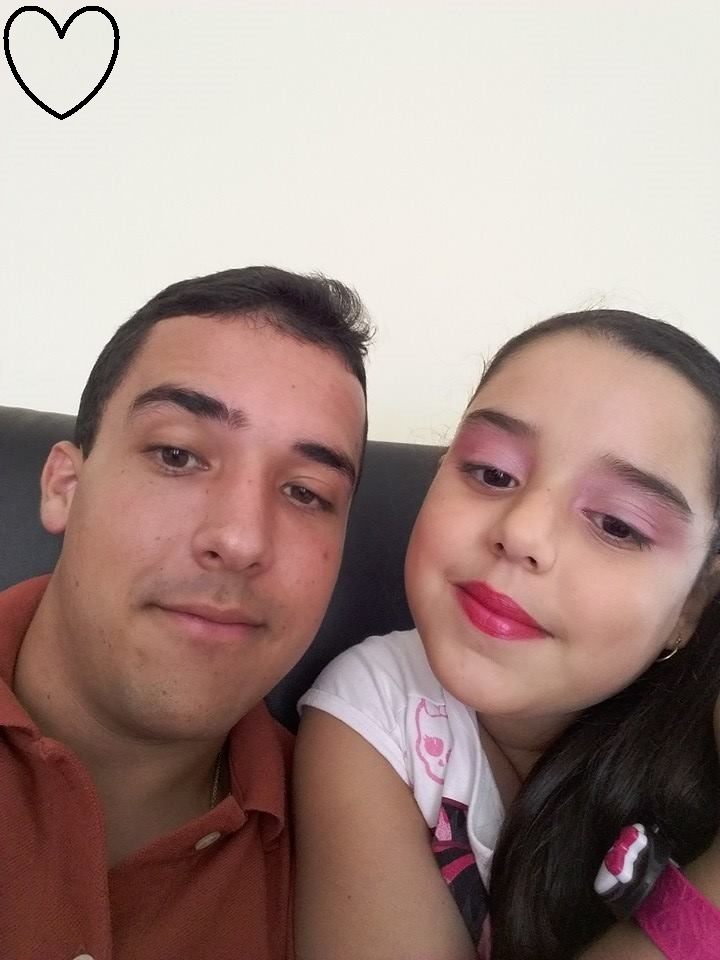
#> input picture Júlio/Inpaint/image.jpg, 720 x 960 px, given in place of the camera
$ python Project_02.py
#> lines starting #> are read from the running program, lines starting #| are printed output that depends on the picture
import cv2
import matplotlib.pyplot as plt # Matplotlib
import numpy as np # Numpy

cap = cv2.VideoCapture(0)

# Check if the webcam is opened correctly
if not cap.isOpened():
    raise IOError("Cannot open webcam")

while True:
    ret, frame = cap.read()
#> frame is the input picture: shape (960, 720, 3); mean B, G, R 134, 139.9, 164.1

    cv2.imshow('Input', frame)
    bordas = cv2.Canny(frame, 50, 200)
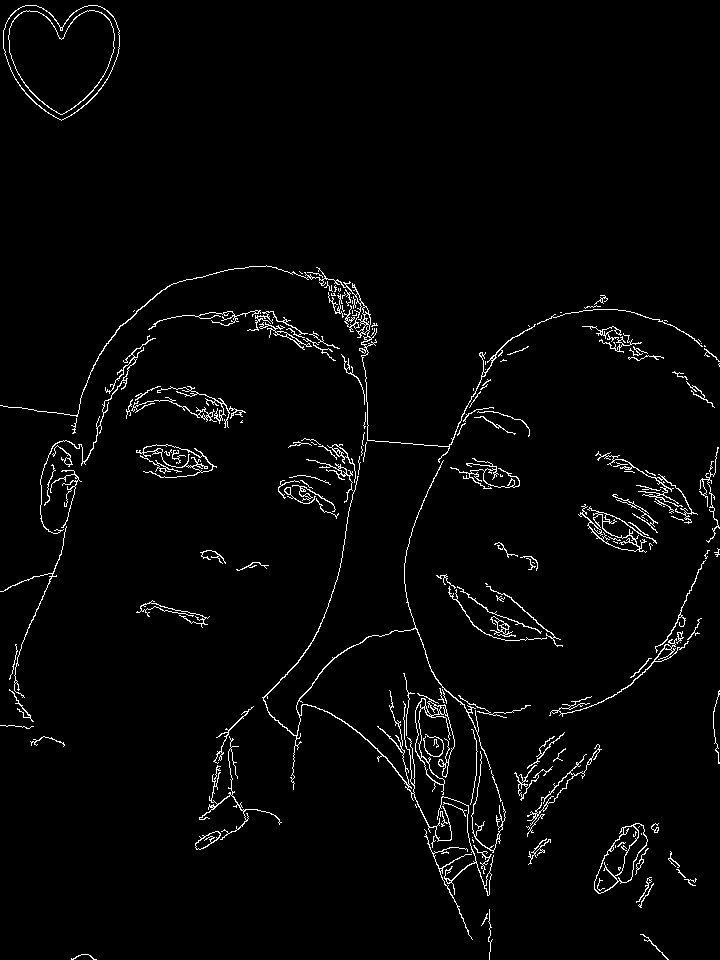
#> bordas: shape (960, 720); 2.6% white in thin lines or dots
    cv2.imshow('Bordas', bordas)

    linhas_P = cv2.HoughLinesP(bordas, 1, np.pi / 180, 10, minLineLength=100, maxLineGap=100)
#> linhas_P = 626 rows, first 6: [470, 400, 697, 627], [73, 432, 421, 506], [299, 442, 490, 870], [359, 459, 478, 629], [605, 455, 711, 538], [98, 358, 207, 471]
    bordas_copia = cv2.cvtColor(bordas, cv2.COLOR_GRAY2BGR)
#> bordas_copia: shape (960, 720, 3); 2.6% white in thin lines or dots
    for linha in linhas_P:
        x1, y1, x2, y2 = linha[0]
        cv2.line(bordas_copia, (x1, y1), (x2, y2), (0, 0, 255), 3)
#> this loop made 626 passes
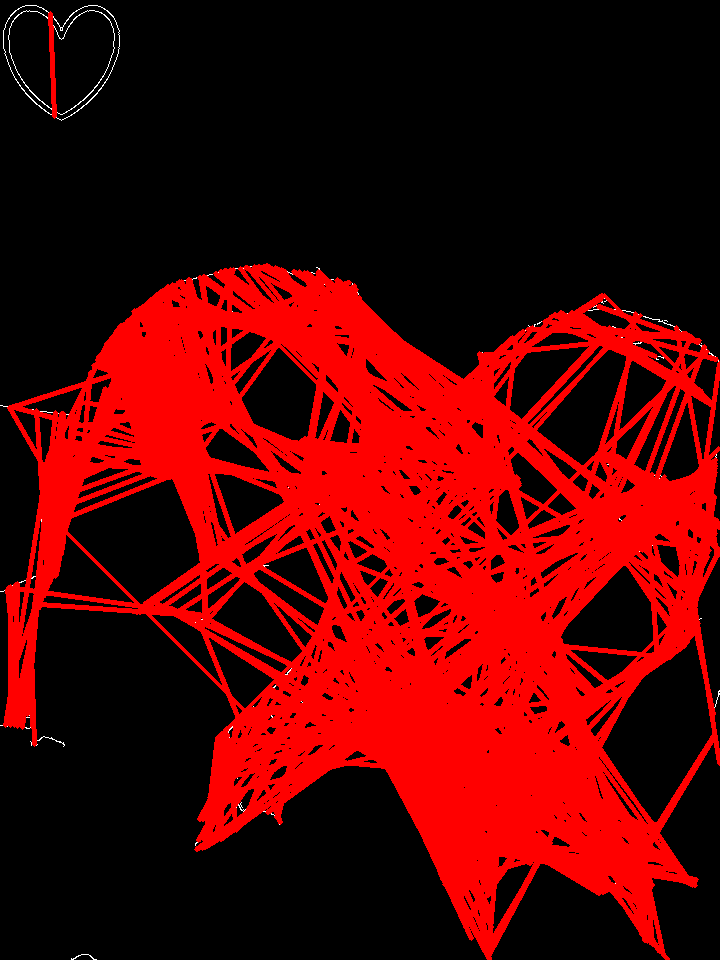
#> bordas_copia: shape (960, 720, 3); mean B, G, R 0.5, 0.5, 87.8

    cv2.imshow('Bordas cópia', bordas_copia)

    c = cv2.waitKey(1)
#> (key Esc is pressed here)
    if c == 10:
        break

cap.release()
cv2.destroyAllWindows()
